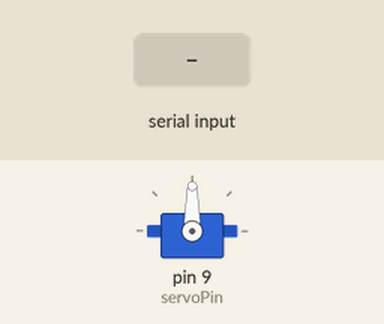
Simulated run of this sketch. Board: Arduino Uno, built with avr-gcc and run on an emulated ATmega328P. Shown: servo. The inputs (shaded band) are chosen by the test bench.

Above: at 1.2 s.
1.3 s: "R" received over Serial
At 1.8 s:
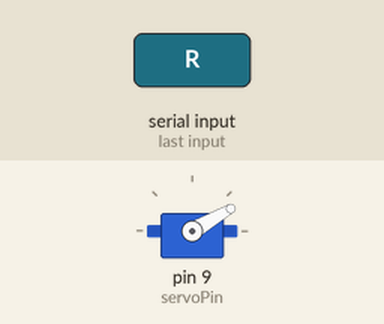
At 2.6 s:
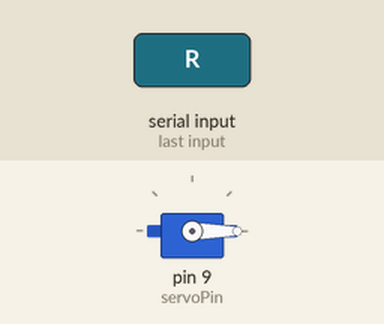
Timing chart, 0 to 4.3 s (numbered marks = the images above; inputs shaded):
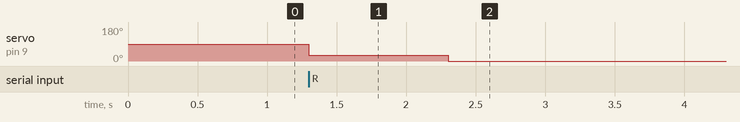

Measured:
- after the input at 1.3 s, servo on pin 9 (servoPin): 90° → 30° at once, → 0° 1.0 s later

The sketch:

servo_test.ino
```cpp
#include <Servo.h>

Servo myServo;  // Create a servo object

const int servoPin = 9;  // Pin to which the servo is connected
const int angle1 = 30;   // First angle to rotate to
const int angle2 = 0;    // Second angle to rotate back to

void setup() {
  myServo.attach(servoPin);  // Attach the servo to the specified pin
  Serial.begin(9600);        // Start serial communication at 9600 baud
}

void loop() {
  if (Serial.available() > 0) {
    char command = Serial.read();  // Read the incoming command
    if (command == 'R') {          // If the command is 'R', rotate the servo
      myServo.write(angle1);       // Rotate to 30 degrees
      delay(1000);                 // Wait for 1 second
      myServo.write(angle2);       // Rotate back to 0 degrees
      delay(1000);                 // Wait for 1 second
    }
  }
}
```
